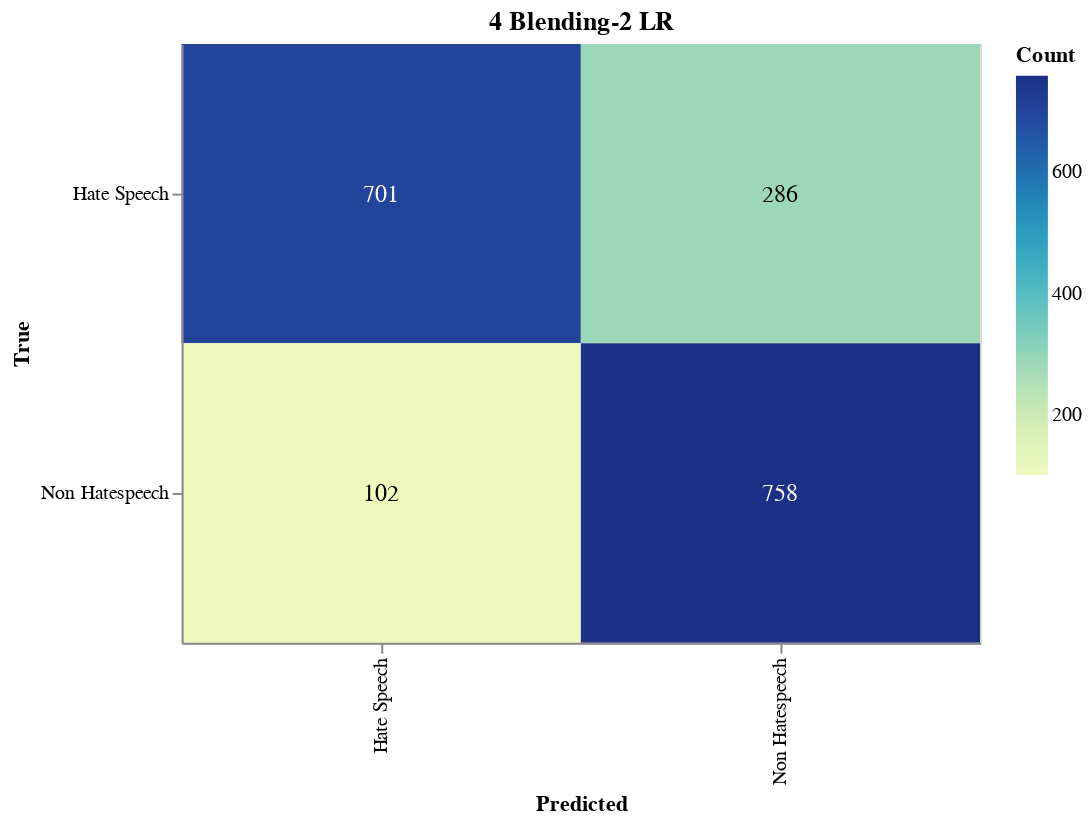

Notebook code for this chart:
### Markdown cell above
#### Save Confusion Matrix

### Code cell
import altair as alt
import altair_saver
import pandas as pd
from sklearn.metrics import confusion_matrix

# Calculate the confusion matrix
cm = confusion_matrix(true_labels, adjusted_predictions)

# Define class names
class_names = ['Hate Speech', 'Non Hatespeech']

# Convert confusion matrix to DataFrame
cm_df = pd.DataFrame(cm, index=class_names, columns=class_names).reset_index().melt(id_vars='index')
cm_df.columns = ['True', 'Predicted', 'Count']

# Ensure the order of categories
cm_df['True'] = pd.Categorical(cm_df['True'], categories=class_names, ordered=True)
cm_df['Predicted'] = pd.Categorical(cm_df['Predicted'], categories=class_names, ordered=True)

# Create the Altair plot
heatmap = alt.Chart(cm_df).mark_rect().encode(
    x=alt.X('Predicted:O', sort=class_names),
    y=alt.Y('True:O', sort=class_names),
    color='Count:Q',
    tooltip=['True', 'Predicted', 'Count']
).properties(
    width=400,
    height=300,
    title='4 Blending-2 LR'
)

# Add text labels
text = heatmap.mark_text(
    align='center',
    baseline='middle',
    fontSize=12
).encode(
    text='Count:Q',
    color=alt.condition(
        alt.datum.Count > cm.max() / 2,
        alt.value('white'),
        alt.value('black')
    )
)

# Combine heatmap and text
final_chart = heatmap + text

# Display the plot
final_chart.show()

### Figure 1 — Vega-Lite specification as saved in the notebook (floating-point values rounded to 4 significant figures)
{"config": {"view": {"continuousWidth": 300, "continuousHeight": 300}}, "layer": [{"mark": {"type": "rect"}, "encoding": {"color": {"field": "Count", "type": "quantitative"}, "tooltip": [{"field": "True", "type": "ordinal"}, {"field": "Predicted", "type": "ordinal"}, {"field": "Count", "type": "quantitative"}], "x": {"field": "Predicted", "sort": ["Hate Speech", "Non Hatespeech"], "type": "ordinal"}, "y": {"field": "True", "sort": ["Hate Speech", "Non Hatespeech"], "type": "ordinal"}}, "title": "4 Blending-2 LR"}, {"mark": {"type": "text", "align": "center", "baseline": "middle", "fontSize": 12}, "encoding": {"color": {"condition": {"test": "(datum.Count > 379.0)", "value": "white"}, "value": "black"}, "text": {"field": "Count", "type": "quantitative"}, "tooltip": [{"field": "True", "type": "ordinal"}, {"field": "Predicted", "type": "ordinal"}, {"field": "Count", "type": "quantitative"}], "x": {"field": "Predicted", "sort": ["Hate Speech", "Non Hatespeech"], "type": "ordinal"}, "y": {"field": "True", "sort": ["Hate Speech", "Non Hatespeech"], "type": "ordinal"}}, "title": "4 Blending-2 LR"}], "data": {"name": "data-2b6e3cd8eeaa9dd85241a9050f26c9c5"}, "height": 300, "width": 400, "$schema": "https://vega.github.io/schema/vega-lite/v5.17.0.json", "datasets": {"data-2b6e3cd8eeaa9dd85241a9050f26c9c5": [{"True": "Hate Speech", "Predicted": "Hate Speech", "Count": 701}, {"True": "Non Hatespeech", "Predicted": "Hate Speech", "Count": 102}, {"True": "Hate Speech", "Predicted": "Non Hatespeech", "Count": 286}, {"True": "Non Hatespeech", "Predicted": "Non Hatespeech", "Count": 758}]}}
